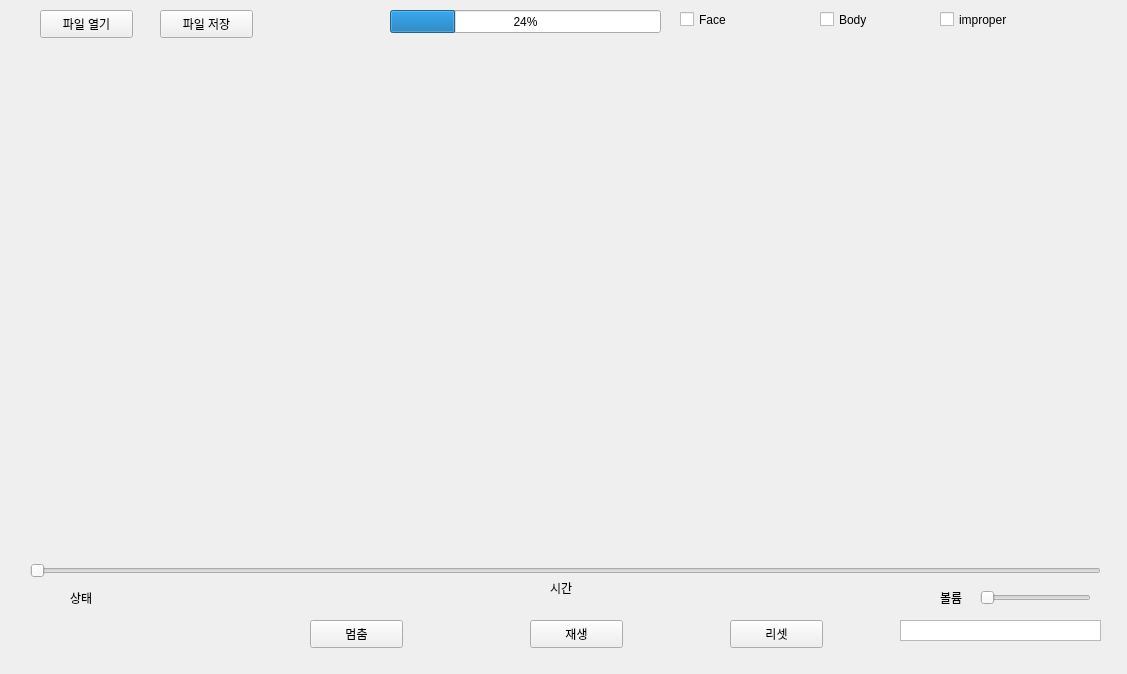
<?xml version="1.0" encoding="UTF-8"?>
<ui version="4.0">
 <class>Form</class>
 <widget class="QWidget" name="Form">
  <property name="enabled">
   <bool>true</bool>
  </property>
  <property name="geometry">
   <rect>
    <x>0</x>
    <y>0</y>
    <width>1127</width>
    <height>674</height>
   </rect>
  </property>
  <property name="windowTitle">
   <string>Face_Protector</string>
  </property>
  <property name="autoFillBackground">
   <bool>false</bool>
  </property>
  <widget class="QWidget" name="widget" native="true">
   <property name="geometry">
    <rect>
     <x>30</x>
     <y>40</y>
     <width>1071</width>
     <height>511</height>
    </rect>
   </property>
  </widget>
  <widget class="QCheckBox" name="checkBox">
   <property name="geometry">
    <rect>
     <x>680</x>
     <y>10</y>
     <width>96</width>
     <height>19</height>
    </rect>
   </property>
   <property name="text">
    <string>Face</string>
   </property>
  </widget>
  <widget class="QCheckBox" name="checkBox_2">
   <property name="geometry">
    <rect>
     <x>820</x>
     <y>10</y>
     <width>96</width>
     <height>19</height>
    </rect>
   </property>
   <property name="text">
    <string>Body</string>
   </property>
  </widget>
  <widget class="QPushButton" name="pushButton">
   <property name="geometry">
    <rect>
     <x>310</x>
     <y>620</y>
     <width>93</width>
     <height>28</height>
    </rect>
   </property>
   <property name="text">
    <string>멈춤</string>
   </property>
  </widget>
  <widget class="QPushButton" name="pushButton_2">
   <property name="geometry">
    <rect>
     <x>530</x>
     <y>620</y>
     <width>93</width>
     <height>28</height>
    </rect>
   </property>
   <property name="text">
    <string>재생</string>
   </property>
  </widget>
  <widget class="QPushButton" name="pushButton_3">
   <property name="geometry">
    <rect>
     <x>730</x>
     <y>620</y>
     <width>93</width>
     <height>28</height>
    </rect>
   </property>
   <property name="text">
    <string>리셋</string>
   </property>
  </widget>
  <widget class="QSlider" name="horizontalSlider">
   <property name="geometry">
    <rect>
     <x>980</x>
     <y>590</y>
     <width>111</width>
     <height>16</height>
    </rect>
   </property>
   <property name="orientation">
    <enum>Qt::Horizontal</enum>
   </property>
  </widget>
  <widget class="QProgressBar" name="progressBar">
   <property name="geometry">
    <rect>
     <x>390</x>
     <y>10</y>
     <width>271</width>
     <height>23</height>
    </rect>
   </property>
   <property name="value">
    <number>24</number>
   </property>
  </widget>
  <widget class="QSlider" name="horizontalSlider_2">
   <property name="geometry">
    <rect>
     <x>30</x>
     <y>560</y>
     <width>1071</width>
     <height>22</height>
    </rect>
   </property>
   <property name="orientation">
    <enum>Qt::Horizontal</enum>
   </property>
  </widget>
  <widget class="QLabel" name="label">
   <property name="geometry">
    <rect>
     <x>70</x>
     <y>590</y>
     <width>64</width>
     <height>15</height>
    </rect>
   </property>
   <property name="text">
    <string>상태</string>
   </property>
  </widget>
  <widget class="QLabel" name="label_2">
   <property name="geometry">
    <rect>
     <x>940</x>
     <y>590</y>
     <width>64</width>
     <height>15</height>
    </rect>
   </property>
   <property name="text">
    <string>볼륨</string>
   </property>
  </widget>
  <widget class="QLabel" name="label_3">
   <property name="geometry">
    <rect>
     <x>550</x>
     <y>580</y>
     <width>64</width>
     <height>15</height>
    </rect>
   </property>
   <property name="text">
    <string>시간</string>
   </property>
  </widget>
  <widget class="QPushButton" name="pushButton_4">
   <property name="geometry">
    <rect>
     <x>40</x>
     <y>10</y>
     <width>93</width>
     <height>28</height>
    </rect>
   </property>
   <property name="text">
    <string>파일 열기</string>
   </property>
  </widget>
  <widget class="QPushButton" name="pushButton_5">
   <property name="geometry">
    <rect>
     <x>160</x>
     <y>10</y>
     <width>93</width>
     <height>28</height>
    </rect>
   </property>
   <property name="text">
    <string>파일 저장</string>
   </property>
  </widget>
  <widget class="QCheckBox" name="checkBox_3">
   <property name="geometry">
    <rect>
     <x>940</x>
     <y>10</y>
     <width>96</width>
     <height>19</height>
    </rect>
   </property>
   <property name="text">
    <string>improper</string>
   </property>
  </widget>
  <widget class="QListView" name="listView">
   <property name="geometry">
    <rect>
     <x>900</x>
     <y>620</y>
     <width>201</width>
     <height>21</height>
    </rect>
   </property>
  </widget>
 </widget>
 <customwidgets>
  <customwidget>
   <class>QVideoWidget</class>
   <extends>QWidget</extends>
   <header>PyQt5.QtMultimediaWidgets</header>
   <container>1</container>
  </customwidget>
 </customwidgets>
 <resources/>
 <connections/>
</ui>
